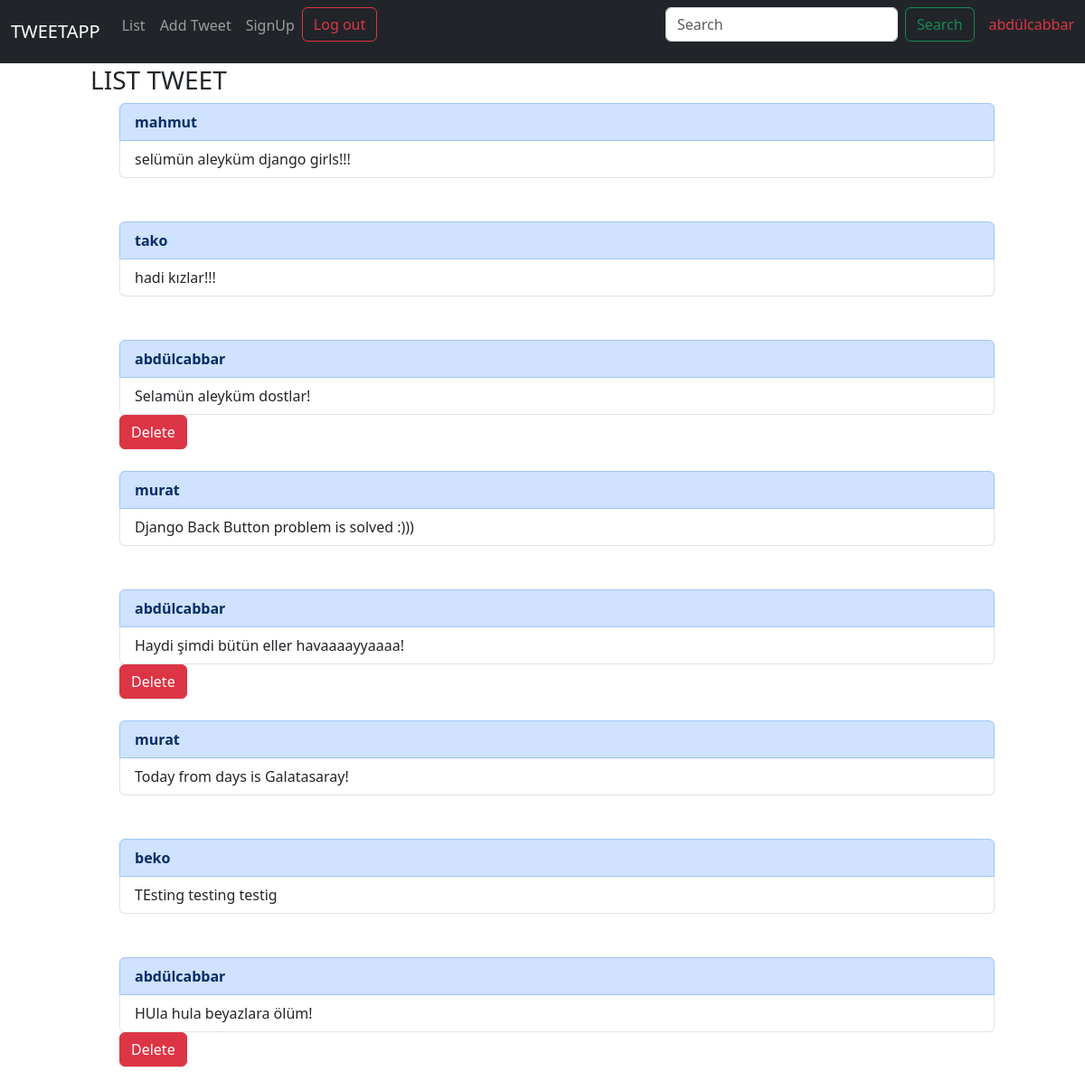
The app's page / (signed in) with its own data.
### tweetapp/models.py (models this page shows, shortened)
class Tweet(models.Model):
    username = models.ForeignKey(User, on_delete=models.CASCADE, null = True)
    message = models.CharField(max_length=100)

### tweetapp/views.py (the view)
# urls.py: path('', views.listtweet, name = 'listtweet'), # atilsamancıoğlu.com/tweetapp/
@login_required(login_url="/login")
@cache_control(no_cache=True, must_revalidate=True, no_store=True)
def listtweet(request):
    all_tweets = models.Tweet.objects.all()
    tweet_dict = {"tweets_1":all_tweets}
    return render(request, 'tweetapp/listtweet.html', context=tweet_dict)

### tweetapp/templates/tweetapp/listtweet.html
{% extends "base.html" %}
{% block  content%}
<div class="col-md-10 mx-auto">
    <h3> LIST TWEET </h3>
    <ul>
       {% for tweet in tweets_1  %}
       <div class="list-group">
        <b  class="list-group-item list-group-item-primary">
          {{tweet.username}}
        </b>
        <label class="list-group-item list-group-item-action">{{tweet.message}}</label>
      </div>
      {% if tweet.username == user %}
      <a href="{% url 'tweetapp:deletetweet' id=tweet.id%}"class="btn btn-danger">Delete</a>
      {% endif %}
      <br><br>
       {% endfor %}
    </ul>
</div>
{% endblock  %}

### templates/base.html (shortened to what this page needs)
<html lang="en">
<head>
    <link href="https://cdn.jsdelivr.net/npm/bootstrap@5.3.3/dist/css/bootstrap.min.css" rel="stylesheet">
</head>
<body>
    <nav class="navbar navbar-expand-md navbar-dark fixed-top bg-dark">
        <div class="container-fluid">
          <a class="navbar-brand" href="#">TWEETAPP</a>
          <div class="collapse navbar-collapse" id="navbarCollapse">
            <ul class="navbar-nav me-auto mb-2 mb-md-0">
              {% if  user.is_authenticated  %}
              <li class="nav-item">
                <a class="nav-link" href = "{% url 'tweetapp:listtweet' %}">List</a>
              </li>
              <li class="nav-item">
                <a class="nav-link" href = "{% url 'tweetapp:addtweet' %}">Add Tweet</a>
              </li>
              <li class="nav-item">
                <a class="nav-link" href = "{% url 'tweetapp:signup' %}">SignUp</a>
              </li>
              <li class="nav-item">
                <form action="{% url 'logout' %}?next=/login" method="post">
                  <button type="submit" class="btn btn-outline-danger">Log out</button>
                </form>
              </li>
              {% else %}
              <li class="nav-item">
                <a class="btn btn-outline-success" href = "{% url 'login' %}">Login</a>
              </li>
              {% endif %}
            </ul>
            <form class="d-flex" role="search">
              <input class="form-control me-2" type="search" placeholder="Search" aria-label="Search">
              <button class="btn btn-outline-success" type="submit">Search</button>
            </form>
              &nbsp& <p class="text-danger">{{user.username}}</p>
          </div>
        </div>
      </nav>
    {% block content  %}
    {% endblock  %}
</body>
</html>

### templates/base.html (style rules this page uses)
body { min-height: 75rem; padding-top: 4.5rem; }

### records on screen
Tweet: username "mahmut", message "selümün aleyküm django girls!!!"
Tweet: username "tako", message "hadi kızlar!!!"
Tweet: username "abdülcabbar", message "Selamün aleyküm dostlar!", shows "Delete"
Tweet: username "murat", message "Django Back Button problem is solved :)))"
Tweet: username "abdülcabbar", message "Haydi şimdi bütün eller havaaaayyaaaa!", shows "Delete"
Tweet: username "murat", message "Today from days is Galatasaray!"
Tweet: username "beko", message "TEsting testing testig"
Tweet: username "abdülcabbar", message "HUla hula beyazlara ölüm!", shows "Delete"

### other values on screen
{{ user.username }} "abdülcabbar"
